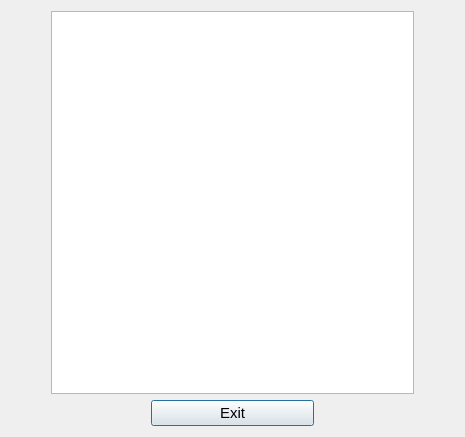
<?xml version="1.0" encoding="UTF-8"?>
<ui version="4.0">
 <class>DisplayGroupProducts</class>
 <widget class="QDialog" name="DisplayGroupProducts">
  <property name="geometry">
   <rect>
    <x>0</x>
    <y>0</y>
    <width>465</width>
    <height>437</height>
   </rect>
  </property>
  <property name="windowTitle">
   <string>Display Group Products</string>
  </property>
  <layout class="QVBoxLayout" name="verticalLayout">
   <item>
    <layout class="QHBoxLayout" name="horizontalLayout_2">
     <item>
      <spacer name="horizontalSpacer">
       <property name="orientation">
        <enum>Qt::Horizontal</enum>
       </property>
       <property name="sizeType">
        <enum>QSizePolicy::Fixed</enum>
       </property>
       <property name="sizeHint" stdset="0">
        <size>
         <width>40</width>
         <height>20</height>
        </size>
       </property>
      </spacer>
     </item>
     <item>
      <widget class="QTextBrowser" name="productsnameText">
       <property name="font">
        <font>
         <pointsize>11</pointsize>
        </font>
       </property>
      </widget>
     </item>
     <item>
      <spacer name="horizontalSpacer_2">
       <property name="orientation">
        <enum>Qt::Horizontal</enum>
       </property>
       <property name="sizeType">
        <enum>QSizePolicy::Fixed</enum>
       </property>
       <property name="sizeHint" stdset="0">
        <size>
         <width>40</width>
         <height>20</height>
        </size>
       </property>
      </spacer>
     </item>
    </layout>
   </item>
   <item>
    <layout class="QHBoxLayout" name="horizontalLayout">
     <item>
      <spacer name="horizontalSpacer_3">
       <property name="orientation">
        <enum>Qt::Horizontal</enum>
       </property>
       <property name="sizeType">
        <enum>QSizePolicy::Fixed</enum>
       </property>
       <property name="sizeHint" stdset="0">
        <size>
         <width>140</width>
         <height>20</height>
        </size>
       </property>
      </spacer>
     </item>
     <item>
      <widget class="QPushButton" name="exitbutton">
       <property name="font">
        <font>
         <pointsize>11</pointsize>
        </font>
       </property>
       <property name="text">
        <string>Exit</string>
       </property>
      </widget>
     </item>
     <item>
      <spacer name="horizontalSpacer_4">
       <property name="orientation">
        <enum>Qt::Horizontal</enum>
       </property>
       <property name="sizeType">
        <enum>QSizePolicy::Fixed</enum>
       </property>
       <property name="sizeHint" stdset="0">
        <size>
         <width>140</width>
         <height>20</height>
        </size>
       </property>
      </spacer>
     </item>
    </layout>
   </item>
  </layout>
 </widget>
 <resources/>
 <connections/>
</ui>
